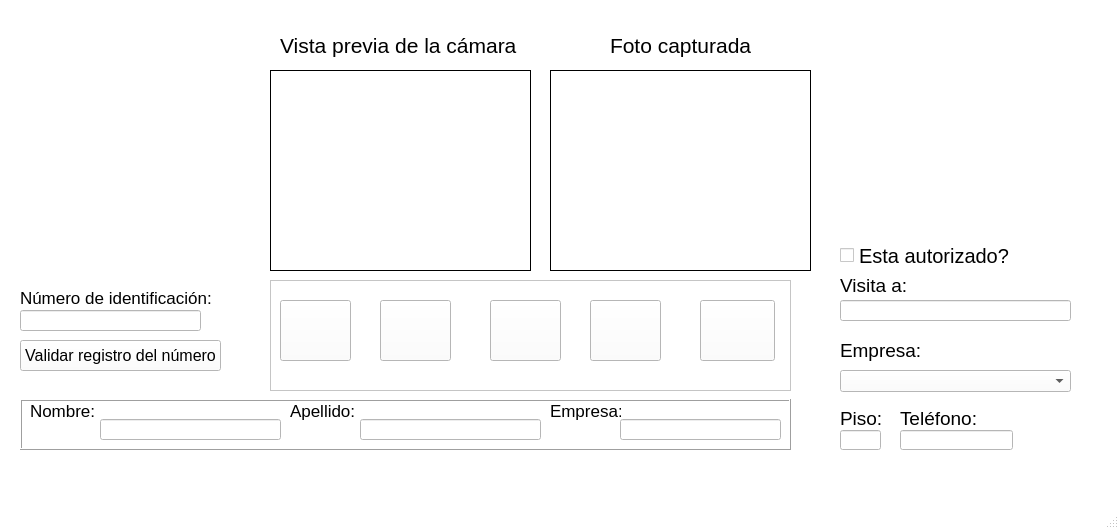
<?xml version="1.0" encoding="UTF-8"?>
<ui version="4.0">
 <class>MainWindow</class>
 <widget class="QMainWindow" name="MainWindow">
  <property name="geometry">
   <rect>
    <x>0</x>
    <y>0</y>
    <width>1119</width>
    <height>529</height>
   </rect>
  </property>
  <property name="palette">
   <palette>
    <active>
     <colorrole role="Button">
      <brush brushstyle="SolidPattern">
       <color alpha="255">
        <red>255</red>
        <green>255</green>
        <blue>255</blue>
       </color>
      </brush>
     </colorrole>
     <colorrole role="Midlight">
      <brush brushstyle="SolidPattern">
       <color alpha="255">
        <red>255</red>
        <green>255</green>
        <blue>255</blue>
       </color>
      </brush>
     </colorrole>
     <colorrole role="Base">
      <brush brushstyle="SolidPattern">
       <color alpha="255">
        <red>255</red>
        <green>255</green>
        <blue>255</blue>
       </color>
      </brush>
     </colorrole>
     <colorrole role="Window">
      <brush brushstyle="SolidPattern">
       <color alpha="255">
        <red>255</red>
        <green>255</green>
        <blue>255</blue>
       </color>
      </brush>
     </colorrole>
    </active>
    <inactive>
     <colorrole role="Button">
      <brush brushstyle="SolidPattern">
       <color alpha="255">
        <red>255</red>
        <green>255</green>
        <blue>255</blue>
       </color>
      </brush>
     </colorrole>
     <colorrole role="Midlight">
      <brush brushstyle="SolidPattern">
       <color alpha="255">
        <red>234</red>
        <green>229</green>
        <blue>220</blue>
       </color>
      </brush>
     </colorrole>
     <colorrole role="Base">
      <brush brushstyle="SolidPattern">
       <color alpha="255">
        <red>255</red>
        <green>255</green>
        <blue>255</blue>
       </color>
      </brush>
     </colorrole>
     <colorrole role="Window">
      <brush brushstyle="SolidPattern">
       <color alpha="255">
        <red>255</red>
        <green>255</green>
        <blue>255</blue>
       </color>
      </brush>
     </colorrole>
    </inactive>
    <disabled>
     <colorrole role="Button">
      <brush brushstyle="SolidPattern">
       <color alpha="255">
        <red>255</red>
        <green>255</green>
        <blue>255</blue>
       </color>
      </brush>
     </colorrole>
     <colorrole role="Midlight">
      <brush brushstyle="SolidPattern">
       <color alpha="255">
        <red>233</red>
        <green>231</green>
        <blue>227</blue>
       </color>
      </brush>
     </colorrole>
     <colorrole role="Base">
      <brush brushstyle="SolidPattern">
       <color alpha="255">
        <red>255</red>
        <green>255</green>
        <blue>255</blue>
       </color>
      </brush>
     </colorrole>
     <colorrole role="Window">
      <brush brushstyle="SolidPattern">
       <color alpha="255">
        <red>255</red>
        <green>255</green>
        <blue>255</blue>
       </color>
      </brush>
     </colorrole>
    </disabled>
   </palette>
  </property>
  <property name="windowTitle">
   <string>Modulo enrolamiento</string>
  </property>
  <property name="windowIcon">
   <iconset>
    <normaloff>icono.ico</normaloff>icono.ico</iconset>
  </property>
  <widget class="QWidget" name="centralwidget">
   <widget class="QLabel" name="label">
    <property name="geometry">
     <rect>
      <x>30</x>
      <y>0</y>
      <width>211</width>
      <height>281</height>
     </rect>
    </property>
    <property name="text">
     <string/>
    </property>
    <property name="pixmap">
     <pixmap>logo_small_blanco.PNG</pixmap>
    </property>
   </widget>
   <widget class="QLabel" name="foto">
    <property name="geometry">
     <rect>
      <x>270</x>
      <y>70</y>
      <width>261</width>
      <height>201</height>
     </rect>
    </property>
    <property name="frameShape">
     <enum>QFrame::Box</enum>
    </property>
    <property name="text">
     <string/>
    </property>
   </widget>
   <widget class="QLabel" name="label_2">
    <property name="geometry">
     <rect>
      <x>280</x>
      <y>30</y>
      <width>251</width>
      <height>31</height>
     </rect>
    </property>
    <property name="font">
     <font>
      <pointsize>16</pointsize>
     </font>
    </property>
    <property name="text">
     <string>Vista previa de la cámara</string>
    </property>
   </widget>
   <widget class="QLineEdit" name="identificacion">
    <property name="geometry">
     <rect>
      <x>20</x>
      <y>310</y>
      <width>181</width>
      <height>21</height>
     </rect>
    </property>
    <property name="font">
     <font>
      <pointsize>10</pointsize>
     </font>
    </property>
    <property name="text">
     <string/>
    </property>
   </widget>
   <widget class="QLabel" name="label_3">
    <property name="geometry">
     <rect>
      <x>20</x>
      <y>290</y>
      <width>191</width>
      <height>16</height>
     </rect>
    </property>
    <property name="font">
     <font>
      <pointsize>13</pointsize>
     </font>
    </property>
    <property name="text">
     <string>Número de identificación:</string>
    </property>
   </widget>
   <widget class="QFrame" name="frame">
    <property name="geometry">
     <rect>
      <x>270</x>
      <y>280</y>
      <width>521</width>
      <height>111</height>
     </rect>
    </property>
    <property name="frameShape">
     <enum>QFrame::StyledPanel</enum>
    </property>
    <property name="frameShadow">
     <enum>QFrame::Plain</enum>
    </property>
    <widget class="QPushButton" name="huella">
     <property name="geometry">
      <rect>
       <x>320</x>
       <y>20</y>
       <width>71</width>
       <height>61</height>
      </rect>
     </property>
     <property name="text">
      <string/>
     </property>
     <property name="icon">
      <iconset>
       <normaloff>huella.PNG</normaloff>huella.PNG</iconset>
     </property>
     <property name="iconSize">
      <size>
       <width>50</width>
       <height>50</height>
      </size>
     </property>
    </widget>
    <widget class="QPushButton" name="cedula">
     <property name="geometry">
      <rect>
       <x>110</x>
       <y>20</y>
       <width>71</width>
       <height>61</height>
      </rect>
     </property>
     <property name="text">
      <string/>
     </property>
     <property name="icon">
      <iconset>
       <normaloff>cedula.png</normaloff>cedula.png</iconset>
     </property>
     <property name="iconSize">
      <size>
       <width>62</width>
       <height>62</height>
      </size>
     </property>
    </widget>
    <widget class="QPushButton" name="tarjeta">
     <property name="geometry">
      <rect>
       <x>10</x>
       <y>20</y>
       <width>71</width>
       <height>61</height>
      </rect>
     </property>
     <property name="text">
      <string/>
     </property>
     <property name="icon">
      <iconset>
       <normaloff>nfc.png</normaloff>nfc.png</iconset>
     </property>
     <property name="iconSize">
      <size>
       <width>50</width>
       <height>50</height>
      </size>
     </property>
    </widget>
    <widget class="QPushButton" name="tomarfoto">
     <property name="geometry">
      <rect>
       <x>220</x>
       <y>20</y>
       <width>71</width>
       <height>61</height>
      </rect>
     </property>
     <property name="text">
      <string/>
     </property>
     <property name="icon">
      <iconset>
       <normaloff>camara.png</normaloff>camara.png</iconset>
     </property>
     <property name="iconSize">
      <size>
       <width>40</width>
       <height>40</height>
      </size>
     </property>
    </widget>
   </widget>
   <widget class="QPushButton" name="validar">
    <property name="geometry">
     <rect>
      <x>20</x>
      <y>340</y>
      <width>201</width>
      <height>31</height>
     </rect>
    </property>
    <property name="font">
     <font>
      <pointsize>12</pointsize>
     </font>
    </property>
    <property name="text">
     <string>Validar registro del número</string>
    </property>
   </widget>
   <widget class="QLabel" name="label_4">
    <property name="geometry">
     <rect>
      <x>30</x>
      <y>400</y>
      <width>71</width>
      <height>21</height>
     </rect>
    </property>
    <property name="font">
     <font>
      <pointsize>13</pointsize>
     </font>
    </property>
    <property name="text">
     <string>Nombre: </string>
    </property>
   </widget>
   <widget class="QLabel" name="mensajes">
    <property name="geometry">
     <rect>
      <x>20</x>
      <y>460</y>
      <width>761</width>
      <height>21</height>
     </rect>
    </property>
    <property name="text">
     <string/>
    </property>
   </widget>
   <widget class="QPushButton" name="imprimir">
    <property name="geometry">
     <rect>
      <x>700</x>
      <y>300</y>
      <width>75</width>
      <height>61</height>
     </rect>
    </property>
    <property name="text">
     <string/>
    </property>
    <property name="icon">
     <iconset>
      <normaloff>imprimir.png</normaloff>imprimir.png</iconset>
    </property>
    <property name="iconSize">
     <size>
      <width>50</width>
      <height>50</height>
     </size>
    </property>
   </widget>
   <widget class="QLabel" name="visita">
    <property name="geometry">
     <rect>
      <x>840</x>
      <y>270</y>
      <width>91</width>
      <height>31</height>
     </rect>
    </property>
    <property name="font">
     <font>
      <pointsize>14</pointsize>
     </font>
    </property>
    <property name="text">
     <string>Visita a:</string>
    </property>
   </widget>
   <widget class="QLabel" name="label_5">
    <property name="geometry">
     <rect>
      <x>840</x>
      <y>340</y>
      <width>91</width>
      <height>21</height>
     </rect>
    </property>
    <property name="font">
     <font>
      <pointsize>14</pointsize>
     </font>
    </property>
    <property name="text">
     <string>Empresa:</string>
    </property>
   </widget>
   <widget class="QLabel" name="label_6">
    <property name="geometry">
     <rect>
      <x>840</x>
      <y>410</y>
      <width>41</width>
      <height>16</height>
     </rect>
    </property>
    <property name="font">
     <font>
      <pointsize>14</pointsize>
     </font>
    </property>
    <property name="text">
     <string>Piso:</string>
    </property>
   </widget>
   <widget class="QComboBox" name="comboBox">
    <property name="geometry">
     <rect>
      <x>840</x>
      <y>370</y>
      <width>231</width>
      <height>22</height>
     </rect>
    </property>
   </widget>
   <widget class="QLabel" name="label_7">
    <property name="geometry">
     <rect>
      <x>900</x>
      <y>410</y>
      <width>81</width>
      <height>16</height>
     </rect>
    </property>
    <property name="font">
     <font>
      <pointsize>14</pointsize>
     </font>
    </property>
    <property name="text">
     <string>Teléfono:</string>
    </property>
   </widget>
   <widget class="QLabel" name="label_8">
    <property name="geometry">
     <rect>
      <x>290</x>
      <y>400</y>
      <width>71</width>
      <height>21</height>
     </rect>
    </property>
    <property name="font">
     <font>
      <pointsize>13</pointsize>
     </font>
    </property>
    <property name="text">
     <string>Apellido: </string>
    </property>
   </widget>
   <widget class="QLabel" name="label_9">
    <property name="geometry">
     <rect>
      <x>550</x>
      <y>400</y>
      <width>71</width>
      <height>21</height>
     </rect>
    </property>
    <property name="font">
     <font>
      <pointsize>13</pointsize>
     </font>
    </property>
    <property name="text">
     <string>Empresa: </string>
    </property>
   </widget>
   <widget class="QFrame" name="frame_2">
    <property name="geometry">
     <rect>
      <x>20</x>
      <y>399</y>
      <width>771</width>
      <height>51</height>
     </rect>
    </property>
    <property name="frameShape">
     <enum>QFrame::Box</enum>
    </property>
    <property name="frameShadow">
     <enum>QFrame::Raised</enum>
    </property>
    <widget class="QLineEdit" name="nombre">
     <property name="geometry">
      <rect>
       <x>80</x>
       <y>20</y>
       <width>181</width>
       <height>21</height>
      </rect>
     </property>
    </widget>
    <widget class="QLineEdit" name="apellido">
     <property name="geometry">
      <rect>
       <x>340</x>
       <y>20</y>
       <width>181</width>
       <height>21</height>
      </rect>
     </property>
    </widget>
    <widget class="QLineEdit" name="desdeempresa">
     <property name="geometry">
      <rect>
       <x>600</x>
       <y>20</y>
       <width>161</width>
       <height>21</height>
      </rect>
     </property>
    </widget>
    <widget class="QLineEdit" name="desdeempresa_2">
     <property name="geometry">
      <rect>
       <x>820</x>
       <y>-80</y>
       <width>161</width>
       <height>21</height>
      </rect>
     </property>
     <property name="frame">
      <bool>true</bool>
     </property>
    </widget>
   </widget>
   <widget class="QLineEdit" name="visitaa">
    <property name="geometry">
     <rect>
      <x>840</x>
      <y>300</y>
      <width>231</width>
      <height>21</height>
     </rect>
    </property>
   </widget>
   <widget class="QLineEdit" name="piso">
    <property name="geometry">
     <rect>
      <x>840</x>
      <y>430</y>
      <width>41</width>
      <height>20</height>
     </rect>
    </property>
   </widget>
   <widget class="QLineEdit" name="telefono">
    <property name="geometry">
     <rect>
      <x>900</x>
      <y>430</y>
      <width>113</width>
      <height>20</height>
     </rect>
    </property>
   </widget>
   <widget class="QLabel" name="foto_final">
    <property name="geometry">
     <rect>
      <x>550</x>
      <y>70</y>
      <width>261</width>
      <height>201</height>
     </rect>
    </property>
    <property name="frameShape">
     <enum>QFrame::Box</enum>
    </property>
    <property name="text">
     <string/>
    </property>
   </widget>
   <widget class="QLabel" name="label_10">
    <property name="geometry">
     <rect>
      <x>610</x>
      <y>30</y>
      <width>141</width>
      <height>31</height>
     </rect>
    </property>
    <property name="font">
     <font>
      <pointsize>16</pointsize>
     </font>
    </property>
    <property name="text">
     <string>Foto capturada</string>
    </property>
   </widget>
   <widget class="QLabel" name="etarjeta">
    <property name="geometry">
     <rect>
      <x>280</x>
      <y>370</y>
      <width>71</width>
      <height>16</height>
     </rect>
    </property>
    <property name="font">
     <font>
      <pointsize>13</pointsize>
     </font>
    </property>
    <property name="text">
     <string/>
    </property>
   </widget>
   <widget class="QLabel" name="ecedula">
    <property name="geometry">
     <rect>
      <x>380</x>
      <y>370</y>
      <width>71</width>
      <height>16</height>
     </rect>
    </property>
    <property name="font">
     <font>
      <pointsize>13</pointsize>
     </font>
    </property>
    <property name="text">
     <string/>
    </property>
   </widget>
   <widget class="QLabel" name="efoto">
    <property name="geometry">
     <rect>
      <x>490</x>
      <y>370</y>
      <width>71</width>
      <height>16</height>
     </rect>
    </property>
    <property name="font">
     <font>
      <pointsize>13</pointsize>
     </font>
    </property>
    <property name="text">
     <string/>
    </property>
   </widget>
   <widget class="QLabel" name="ehuella">
    <property name="geometry">
     <rect>
      <x>590</x>
      <y>370</y>
      <width>71</width>
      <height>16</height>
     </rect>
    </property>
    <property name="font">
     <font>
      <pointsize>13</pointsize>
     </font>
    </property>
    <property name="text">
     <string/>
    </property>
   </widget>
   <widget class="QLabel" name="label_11">
    <property name="geometry">
     <rect>
      <x>840</x>
      <y>10</y>
      <width>261</width>
      <height>211</height>
     </rect>
    </property>
    <property name="text">
     <string/>
    </property>
    <property name="pixmap">
     <pixmap>logo_cliente.png</pixmap>
    </property>
    <property name="scaledContents">
     <bool>true</bool>
    </property>
   </widget>
   <widget class="QCheckBox" name="estaautorizado">
    <property name="geometry">
     <rect>
      <x>840</x>
      <y>240</y>
      <width>181</width>
      <height>31</height>
     </rect>
    </property>
    <property name="font">
     <font>
      <pointsize>15</pointsize>
     </font>
    </property>
    <property name="text">
     <string>Esta autorizado?</string>
    </property>
   </widget>
   <zorder>frame_2</zorder>
   <zorder>frame</zorder>
   <zorder>label</zorder>
   <zorder>foto</zorder>
   <zorder>label_2</zorder>
   <zorder>identificacion</zorder>
   <zorder>label_3</zorder>
   <zorder>validar</zorder>
   <zorder>label_4</zorder>
   <zorder>mensajes</zorder>
   <zorder>imprimir</zorder>
   <zorder>visita</zorder>
   <zorder>label_5</zorder>
   <zorder>label_6</zorder>
   <zorder>comboBox</zorder>
   <zorder>label_7</zorder>
   <zorder>label_8</zorder>
   <zorder>label_9</zorder>
   <zorder>visitaa</zorder>
   <zorder>piso</zorder>
   <zorder>telefono</zorder>
   <zorder>foto_final</zorder>
   <zorder>label_10</zorder>
   <zorder>etarjeta</zorder>
   <zorder>ecedula</zorder>
   <zorder>efoto</zorder>
   <zorder>ehuella</zorder>
   <zorder>label_11</zorder>
   <zorder>estaautorizado</zorder>
  </widget>
  <widget class="QMenuBar" name="menubar">
   <property name="geometry">
    <rect>
     <x>0</x>
     <y>0</y>
     <width>1119</width>
     <height>21</height>
    </rect>
   </property>
  </widget>
  <widget class="QStatusBar" name="statusbar"/>
 </widget>
 <resources/>
 <connections/>
</ui>
